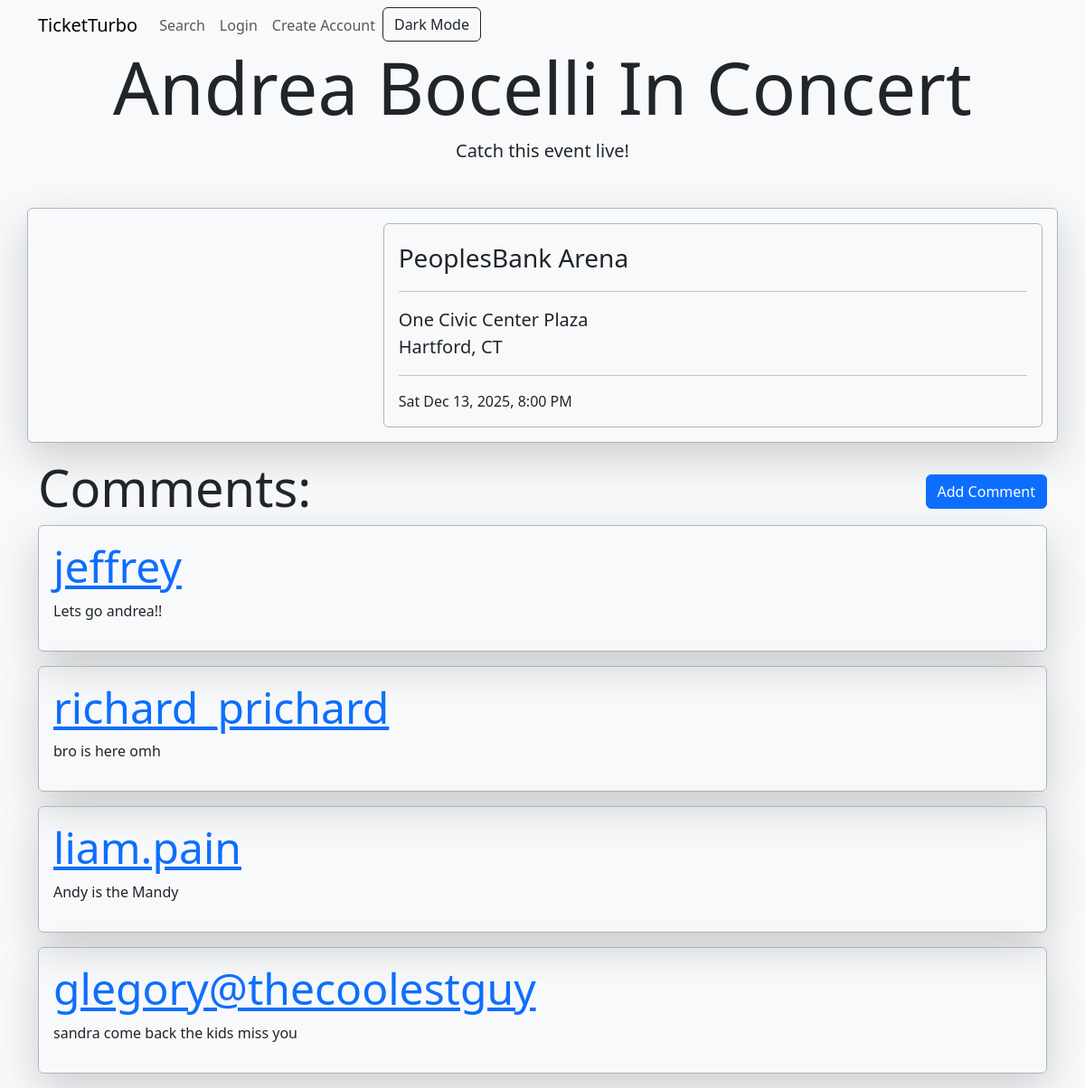
/event/G5vVZbE2cv3iK/, run on the app's committed database.
### Ticketmaster/models.py (models this page shows)
class Events(models.Model):
    eventId = models.CharField(max_length = 20, primary_key=True)
    actName = models.CharField(max_length=100)
    location = models.CharField(max_length=100)
    address = models.CharField(max_length=100)
    city = models.CharField(max_length=100)
    stateCode = models.CharField(max_length=2)
    dateString = models.CharField(max_length=100, default='Date TBD')
    timeString = models.CharField(max_length=100, default='Time TBD')
    photo = models.URLField()
    link = models.URLField()

class Comments(models.Model):
    user = models.ForeignKey(User, on_delete=models.CASCADE)
    event = models.ForeignKey(Events, on_delete=models.CASCADE)
    comment = models.TextField()

### Ticketmaster/views.py (the view)
# urls.py: path('event/<event_id>/',views.event_view, name="event_view"),
def event_view(request, event_id):
    if not Events.objects.filter(eventId=event_id).exists():
        worked = createEvent(event_id)
        if not worked:
            return render(request, 'event-dne.html', {'event_id': event_id})
    event = Events.objects.get(eventId=event_id)
    comments = Comments.objects.filter(event=event)
    context = {"event":event, 'comments':comments, 'user':request.user, 'event_id':event_id}
    return render(request, 'event-page.html', context)

### templates/event-page.html (shortened to what this page needs)
{% extends 'site-base.html' %}
{% block content %}
    <div class="text-center text-dark bg-light container-fluid ld">
        <div class="container pt-5 pb-4 mb-2">
            <h1 class="display-1">{{ event.actName }}</h1>
            <p class="lead">Catch this event live!</p>
        </div>
    </div>
    <div class="container border border-dark-subtle shadow-lg p-3 rounded mb-3 ld-s">
        <div class="row">
            <div class="col-md-4">
            </div>
            <div class="col-md-8">
                <div class="border border-dark-subtle rounded p-3">
                    <span class="fs-3">{{ event.location }}</span><hr>
                    <span class="fs-5">
                        {{ event.address }}<br>
                        {{ event.city }}, {{ event.stateCode }}
                    </span><hr>
                    <span class="fs-6">
                        {{ event.dateString }}, {{ event.timeString }}
                    </span>
                </div>
            </div>
        </div>
    </div>
    <div class="container">
        <div class="row">
            <div class="col-6"><h2 class="display-4">Comments:</h2></div>
            <div class="col-6 text-end my-auto"><a href="{% url 'comment_view' event_id %}" class="btn btn-primary">Add Comment</a></div>
        </div>
        {% for comment in comments %}
            <div class="border border-dark-subtle shadow-lg p-3 rounded mb-3">
                <h3 class="display-5"><a href="{% url 'user_view' comment.user_id %}">{{ comment.user.get_username }}</a></h3>
                <p>{{ comment.comment }}</p>
            </div>
        {% endfor %}
    </div>
{% endblock %}

### data on the page
Events: actName "Andrea Bocelli In Concert", location "PeoplesBank Arena", address "One Civic Center Plaza", city "Hartford", stateCode "CT", dateString "Sat Dec 13, 2025", timeString "8:00 PM"
Comments: user.get_username "jeffrey", comment "Lets go andrea!!"
Comments: user.get_username "richard_prichard", comment "bro is here omh"
Comments: user.get_username "liam.pain", comment "Andy is the Mandy"
Comments: user.get_username "glegory@thecoolestguy", comment "sandra come back the kids miss you"
